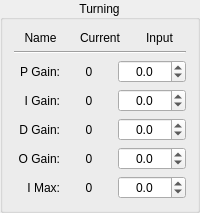
           <widget class="QGroupBox" name="controller_parameter_group_box_turning">
            <property name="title">
             <string>Turning</string>
            </property>
            <property name="alignment">
             <set>Qt::AlignCenter</set>
            </property>
            <layout class="QVBoxLayout" name="controller_parameter_group_box_layout_turning" stretch="0,0,1">
             <item>
              <layout class="QHBoxLayout" name="controller_parameter_layout_column_turning">
               <item>
                <widget class="QLabel" name="controller_parameter_turning_label_column_name">
                 <property name="sizePolicy">
                  <sizepolicy hsizetype="Preferred" vsizetype="Fixed">
                   <horstretch>0</horstretch>
                   <verstretch>0</verstretch>
                  </sizepolicy>
                 </property>
                 <property name="text">
                  <string>Name</string>
                 </property>
                 <property name="alignment">
                  <set>Qt::AlignCenter</set>
                 </property>
                </widget>
               </item>
               <item>
                <widget class="QLabel" name="controller_parameter_turning_label_column_current">
                 <property name="sizePolicy">
                  <sizepolicy hsizetype="Preferred" vsizetype="Fixed">
                   <horstretch>0</horstretch>
                   <verstretch>0</verstretch>
                  </sizepolicy>
                 </property>
                 <property name="text">
                  <string>Current</string>
                 </property>
                 <property name="alignment">
                  <set>Qt::AlignCenter</set>
                 </property>
                </widget>
               </item>
               <item>
                <widget class="QLabel" name="controller_parameter_turning_label_column_input">
                 <property name="sizePolicy">
                  <sizepolicy hsizetype="Preferred" vsizetype="Fixed">
                   <horstretch>0</horstretch>
                   <verstretch>0</verstretch>
                  </sizepolicy>
                 </property>
                 <property name="text">
                  <string>Input</string>
                 </property>
                 <property name="alignment">
                  <set>Qt::AlignCenter</set>
                 </property>
                </widget>
               </item>
              </layout>
             </item>
             <item>
              <widget class="Line" name="controller_parameter_turning_line">
               <property name="orientation">
                <enum>Qt::Horizontal</enum>
               </property>
              </widget>
             </item>
             <item>
              <layout class="QGridLayout" name="controller_parameter_layout_grid_turning">
               <item row="0" column="0">
                <widget class="QLabel" name="controller_parameter_turning_label_name_proportional">
                 <property name="toolTip">
                  <string>&lt;html&gt;&lt;head/&gt;&lt;body&gt;&lt;p&gt;Proportional gain&lt;/p&gt;&lt;/body&gt;&lt;/html&gt;</string>
                 </property>
                 <property name="text">
                  <string>P Gain:</string>
                 </property>
                 <property name="alignment">
                  <set>Qt::AlignRight|Qt::AlignTrailing|Qt::AlignVCenter</set>
                 </property>
                </widget>
               </item>
               <item row="0" column="1">
                <widget class="QLabel" name="controller_parameter_turning_label_value_proportional">
                 <property name="text">
                  <string>0</string>
                 </property>
                 <property name="alignment">
                  <set>Qt::AlignCenter</set>
                 </property>
                </widget>
               </item>
               <item row="0" column="2">
                <widget class="QDoubleSpinBox" name="controller_parameter_turning_double_spin_box_proportional">
                 <property name="sizePolicy">
                  <sizepolicy hsizetype="Minimum" vsizetype="Preferred">
                   <horstretch>0</horstretch>
                   <verstretch>0</verstretch>
                  </sizepolicy>
                 </property>
                 <property name="alignment">
                  <set>Qt::AlignCenter</set>
                 </property>
                 <property name="readOnly">
                  <bool>false</bool>
                 </property>
                 <property name="decimals">
                  <number>1</number>
                 </property>
                 <property name="minimum">
                  <double>-9999.000000000000000</double>
                 </property>
                 <property name="maximum">
                  <double>9999.000000000000000</double>
                 </property>
                </widget>
               </item>
               <item row="1" column="0">
                <widget class="QLabel" name="controller_parameter_turning_label_name_integral">
                 <property name="toolTip">
                  <string>&lt;html&gt;&lt;head/&gt;&lt;body&gt;&lt;p&gt;Integral gain&lt;/p&gt;&lt;/body&gt;&lt;/html&gt;</string>
                 </property>
                 <property name="text">
                  <string>I Gain:</string>
                 </property>
                 <property name="alignment">
                  <set>Qt::AlignRight|Qt::AlignTrailing|Qt::AlignVCenter</set>
                 </property>
                </widget>
               </item>
               <item row="1" column="1">
                <widget class="QLabel" name="controller_parameter_turning_label_value_integral">
                 <property name="text">
                  <string>0</string>
                 </property>
                 <property name="alignment">
                  <set>Qt::AlignCenter</set>
                 </property>
                </widget>
               </item>
               <item row="1" column="2">
                <widget class="QDoubleSpinBox" name="controller_parameter_turning_double_spin_box_integral">
                 <property name="sizePolicy">
                  <sizepolicy hsizetype="Minimum" vsizetype="Preferred">
                   <horstretch>0</horstretch>
                   <verstretch>0</verstretch>
                  </sizepolicy>
                 </property>
                 <property name="alignment">
                  <set>Qt::AlignCenter</set>
                 </property>
                 <property name="readOnly">
                  <bool>false</bool>
                 </property>
                 <property name="decimals">
                  <number>1</number>
                 </property>
                 <property name="minimum">
                  <double>-9999.000000000000000</double>
                 </property>
                 <property name="maximum">
                  <double>9999.000000000000000</double>
                 </property>
                </widget>
               </item>
               <item row="2" column="0">
                <widget class="QLabel" name="controller_parameter_turning_label_name_differential">
                 <property name="toolTip">
                  <string>&lt;html&gt;&lt;head/&gt;&lt;body&gt;&lt;p&gt;Differential gain&lt;/p&gt;&lt;/body&gt;&lt;/html&gt;</string>
                 </property>
                 <property name="text">
                  <string>D Gain:</string>
                 </property>
                 <property name="alignment">
                  <set>Qt::AlignRight|Qt::AlignTrailing|Qt::AlignVCenter</set>
                 </property>
                </widget>
               </item>
               <item row="2" column="1">
                <widget class="QLabel" name="controller_parameter_turning_label_value_differential">
                 <property name="text">
                  <string>0</string>
                 </property>
                 <property name="alignment">
                  <set>Qt::AlignCenter</set>
                 </property>
                </widget>
               </item>
               <item row="2" column="2">
                <widget class="QDoubleSpinBox" name="controller_parameter_turning_double_spin_box_differential">
                 <property name="sizePolicy">
                  <sizepolicy hsizetype="Minimum" vsizetype="Preferred">
                   <horstretch>0</horstretch>
                   <verstretch>0</verstretch>
                  </sizepolicy>
                 </property>
                 <property name="alignment">
                  <set>Qt::AlignCenter</set>
                 </property>
                 <property name="readOnly">
                  <bool>false</bool>
                 </property>
                 <property name="decimals">
                  <number>1</number>
                 </property>
                 <property name="minimum">
                  <double>-9999.000000000000000</double>
                 </property>
                 <property name="maximum">
                  <double>9999.000000000000000</double>
                 </property>
                </widget>
               </item>
               <item row="3" column="0">
                <widget class="QLabel" name="controller_parameter_turning_label_name_open_loop">
                 <property name="toolTip">
                  <string>&lt;html&gt;&lt;head/&gt;&lt;body&gt;&lt;p&gt;Open-loop gain&lt;/p&gt;&lt;/body&gt;&lt;/html&gt;</string>
                 </property>
                 <property name="text">
                  <string>O Gain:</string>
                 </property>
                 <property name="alignment">
                  <set>Qt::AlignRight|Qt::AlignTrailing|Qt::AlignVCenter</set>
                 </property>
                </widget>
               </item>
               <item row="3" column="1">
                <widget class="QLabel" name="controller_parameter_turning_label_value_open_loop">
                 <property name="text">
                  <string>0</string>
                 </property>
                 <property name="alignment">
                  <set>Qt::AlignCenter</set>
                 </property>
                </widget>
               </item>
               <item row="3" column="2">
                <widget class="QDoubleSpinBox" name="controller_parameter_turning_double_spin_box_open_loop">
                 <property name="sizePolicy">
                  <sizepolicy hsizetype="Minimum" vsizetype="Preferred">
                   <horstretch>0</horstretch>
                   <verstretch>0</verstretch>
                  </sizepolicy>
                 </property>
                 <property name="alignment">
                  <set>Qt::AlignCenter</set>
                 </property>
                 <property name="readOnly">
                  <bool>false</bool>
                 </property>
                 <property name="decimals">
                  <number>1</number>
                 </property>
                 <property name="minimum">
                  <double>-9999.000000000000000</double>
                 </property>
                 <property name="maximum">
                  <double>9999.000000000000000</double>
                 </property>
                </widget>
               </item>
               <item row="4" column="0">
                <widget class="QLabel" name="controller_parameter_turning_label_name_integral_max">
                 <property name="toolTip">
                  <string>&lt;html&gt;&lt;head/&gt;&lt;body&gt;&lt;p&gt;Integral maximum limit&lt;/p&gt;&lt;/body&gt;&lt;/html&gt;</string>
                 </property>
                 <property name="text">
                  <string>I Max:</string>
                 </property>
                 <property name="alignment">
                  <set>Qt::AlignRight|Qt::AlignTrailing|Qt::AlignVCenter</set>
                 </property>
                </widget>
               </item>
               <item row="4" column="1">
                <widget class="QLabel" name="controller_parameter_turning_label_value_integral_max">
                 <property name="text">
                  <string>0</string>
                 </property>
                 <property name="alignment">
                  <set>Qt::AlignCenter</set>
                 </property>
                </widget>
               </item>
               <item row="4" column="2">
                <widget class="QDoubleSpinBox" name="controller_parameter_turning_double_spin_box_integral_max">
                 <property name="sizePolicy">
                  <sizepolicy hsizetype="Minimum" vsizetype="Preferred">
                   <horstretch>0</horstretch>
                   <verstretch>0</verstretch>
                  </sizepolicy>
                 </property>
                 <property name="alignment">
                  <set>Qt::AlignCenter</set>
                 </property>
                 <property name="readOnly">
                  <bool>false</bool>
                 </property>
                 <property name="decimals">
                  <number>1</number>
                 </property>
                 <property name="minimum">
                  <double>-9999.000000000000000</double>
                 </property>
                 <property name="maximum">
                  <double>9999.000000000000000</double>
                 </property>
                </widget>
               </item>
              </layout>
             </item>
            </layout>
           </widget>
